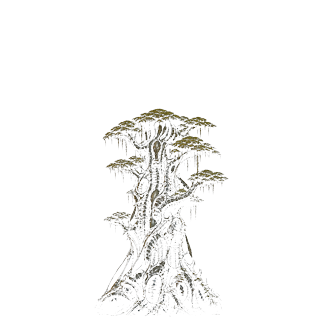
#> input picture assets/scenery/summer_tree.png, 320 x 320 px
$ python setup-art-styles.py
#> lines starting #> are read from the running program, lines starting #| are printed output that depends on the picture
#!/usr/bin/env python3
"""Split icons/scenery into hylics (喜・楽) and giger (怒・哀) folders."""
from pathlib import Path
from PIL import Image

ROOT = Path(__file__).resolve().parent.parent
ICON_SRC = ROOT / "assets" / "icons" / "_src"
ICON_GIGER_SRC = ROOT / "assets" / "icons"
SCENERY_GIGER_SRC = ROOT / "assets" / "scenery"
CURSOR_SRC = Path.home() / ".cursor/projects/Users-takaearasaki-Projects-jump-platformer/assets"

HYLICS_ICONS = ["apple", "hourglass", "puzzle", "lips", "book", "computer"]
GIGER_ICONS = ["tiger", "spike", "cigarette", "eyeball", "ear", "fingernail", "clock"]
GIGER_SCENERY = ["autumn_tree", "autumn_flower", "rain_tree", "rain_flower"]
HYLICS_SCENERY_SRC = {
    "hylics_summer_tree.png": "summer_tree.png",
    "hylics_summer_flower.png": "summer_flower.png",
    "hylics_sunset_tree.png": "sunset_tree.png",
    "hylics_sunset_flower.png": "sunset_flower.png",
}

TH = 42


def chroma(img: Image.Image) -> Image.Image:
    img = img.convert("RGBA")
    px = img.load()
    w, h = img.size
    for y in range(h):
        for x in range(w):
            r, g, b, a = px[x, y]
            if r < TH and g < TH and b < TH:
                px[x, y] = (0, 0, 0, 0)
    return img


def fit_icon(img: Image.Image, size: int = 256) -> Image.Image:
    img.thumbnail((size, size), Image.Resampling.LANCZOS)
    canvas = Image.new("RGBA", (size, size), (0, 0, 0, 0))
    canvas.paste(img, ((size - img.width) // 2, (size - img.height) // 2), img)
    return canvas


def fit_scenery(img: Image.Image, size: int = 400) -> Image.Image:
    img.thumbnail((size, size), Image.Resampling.LANCZOS)
    canvas = Image.new("RGBA", (size, size), (0, 0, 0, 0))
    canvas.paste(img, ((size - img.width) // 2, size - img.height), img)
    return canvas


def main():
    hylics_icons = ROOT / "assets/icons/hylics"
    giger_icons = ROOT / "assets/icons/giger"
    hylics_scenery = ROOT / "assets/scenery/hylics"
    giger_scenery = ROOT / "assets/scenery/giger"
    for d in (hylics_icons, giger_icons, hylics_scenery, giger_scenery):
        d.mkdir(parents=True, exist_ok=True)

    for name in HYLICS_ICONS:
        src = ICON_SRC / f"{name}.png"
        if not src.exists():
            print(f"missing hylics src {src}")
            continue
        fit_icon(chroma(Image.open(src))).save(hylics_icons / f"{name}.png")
        print(f"hylics icon {name}")
#> pass 2 of the loop in main, `for name in HYLICS_ICONS:`:
#> pass 3 of the loop in main, `for name in HYLICS_ICONS:`:
#> the loop made 6 passes; the first 3 are shown

    for name in GIGER_ICONS:
        src = ICON_GIGER_SRC / f"{name}.png"
        if not src.exists():
            print(f"missing giger icon {src}")
            continue
        dst = giger_icons / f"{name}.png"
        if src.resolve() != dst.resolve():
            dst.write_bytes(src.read_bytes())
        print(f"giger icon {name}")

    for name in GIGER_SCENERY:
        src = SCENERY_GIGER_SRC / f"{name}.png"
        if not src.exists():
            print(f"missing giger scenery {src}")
            continue
        dst = giger_scenery / f"{name}.png"
        if src.resolve() != dst.resolve():
            dst.write_bytes(src.read_bytes())
        print(f"giger scenery {name}")

    for src_name, dst_name in HYLICS_SCENERY_SRC.items():
        src = CURSOR_SRC / src_name
        if not src.exists():
            src = SCENERY_GIGER_SRC / dst_name
        if not src.exists():
            print(f"missing hylics scenery src {src_name}")
            continue
        fit_scenery(chroma(Image.open(src))).save(hylics_scenery / dst_name)
#> in chroma, img is the input picture: PIL image 320x320 RGBA; mean R, G, B, A 4.5, 4.1, 2.5, 8.7
#> in fit_scenery, `img.thumbnail((size, size), Image.Resampling.LANCZOS)`:
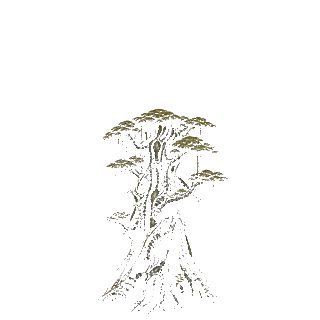
#> img: PIL image 320x320 RGBA; mean R, G, B, A 2.9, 2.7, 1.6, 6.6; transparent parts drawn white
#> in fit_scenery, `canvas = Image.new("RGBA", (size, size), (0, 0, 0, 0))`: canvas: PIL image 400x400 RGBA; every value is 0
#> in fit_scenery, `canvas.paste(img, ((size - img.width) // 2, size - img.height), img)`:
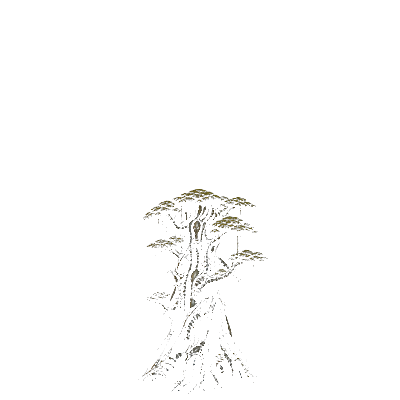
#> canvas: PIL image 400x400 RGBA; mean R, G, B, A 1.3, 1.2, 0.7, 3; transparent parts drawn white
        print(f"hylics scenery {dst_name}")
#> pass 2 of the loop in main, `for src_name, dst_name in HYLICS_SCENERY_SRC.items():`:
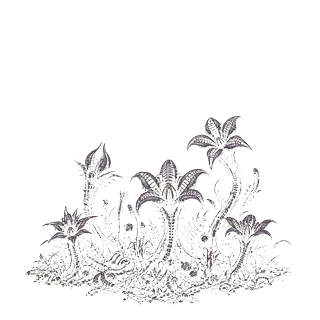
#> input picture assets/scenery/summer_flower.png, 320 x 320 px
#> in chroma, img is the input picture: PIL image 320x320 RGBA; mean R, G, B, A 7.1, 6.6, 6.7, 14
#> in fit_scenery (call 2), `img.thumbnail((size, size), Image.Resampling.LANCZOS)`:
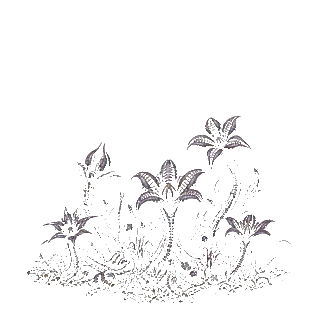
#> img: PIL image 320x320 RGBA; mean R, G, B, A 4.8, 4.4, 4.6, 10.7; transparent parts drawn white
#> in fit_scenery (call 2), `canvas.paste(img, ((size - img.width) // 2, size - img.height), img)`:
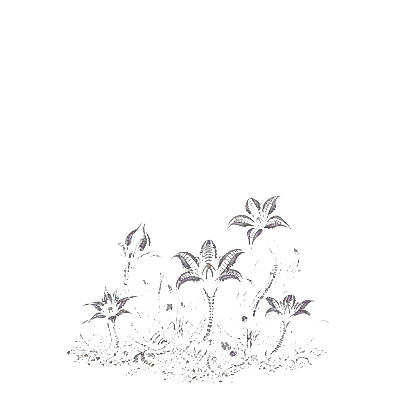
#> canvas: PIL image 400x400 RGBA; mean R, G, B, A 2.2, 2, 2.1, 5.1; transparent parts drawn white
#> pass 3 of the loop in main, `for src_name, dst_name in HYLICS_SCENERY_SRC.items():`:
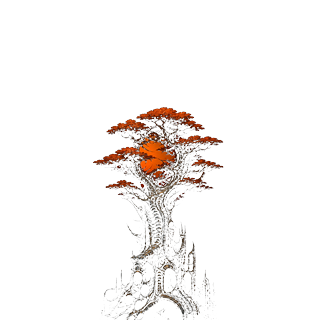
#> input picture assets/scenery/sunset_tree.png, 320 x 320 px
#> in chroma, img is the input picture: PIL image 320x320 RGBA; mean R, G, B, A 6.7, 3.2, 1.4, 12
#> in fit_scenery (call 3), `img.thumbnail((size, size), Image.Resampling.LANCZOS)`:
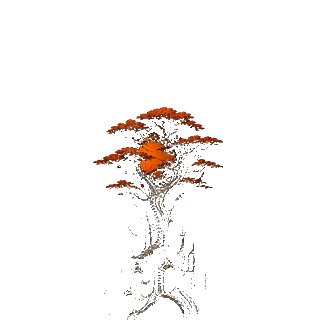
#> img: PIL image 320x320 RGBA; mean R, G, B, A 5.4, 2.4, 0.9, 9.9; transparent parts drawn white
#> in fit_scenery (call 3), `canvas.paste(img, ((size - img.width) // 2, size - img.height), img)`:
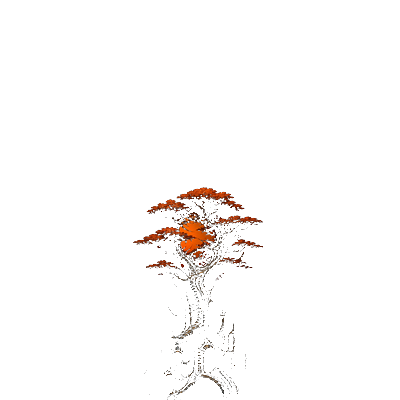
#> canvas: PIL image 400x400 RGBA; mean R, G, B, A 2.9, 1.2, 0.4, 5.3; transparent parts drawn white
#> the loop made 4 passes; the first 3 are shown


if __name__ == "__main__":
    main()
